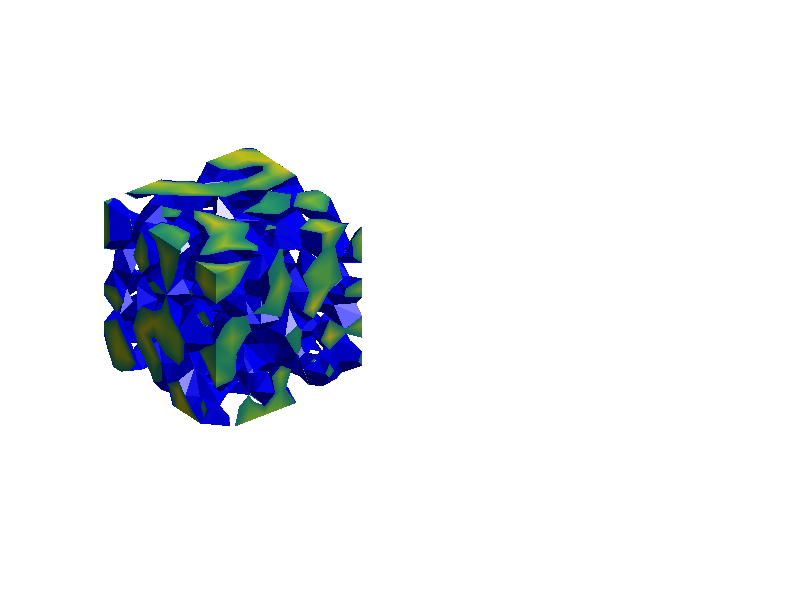

The MATLAB script that drew this image: (Note: this script raises an error after producing the figure.)
data = rand(10,10,10);         % random data
datas = smooth3(data,'box',3); % smoothed data

subplot(1,2,1) % random data
p = patch(isosurface(data,.5), ...
     'FaceColor','Blue','EdgeColor','none');
patch(isocaps(data,.5), ...
     'FaceColor', 'interp', 'EdgeColor', 'none');
isonormals(data,p)
view(3); axis vis3d tight off
camlight; lighting phong
title({'Figure 26.36a:' 'Random Data'})

subplot(1,2,2) % smoothed random data
p = patch(isosurface(datas,.5), ...
     'FaceColor','Blue','EdgeColor','none');
patch(isocaps(datas,.5), ...
     'FaceColor', 'interp', 'EdgeColor', 'none');
isonormals(datas,p)
view(3); axis vis3d tight off
camlight; lighting phong
title({'Figure 26.36a:' 'Smoothed Data'})
